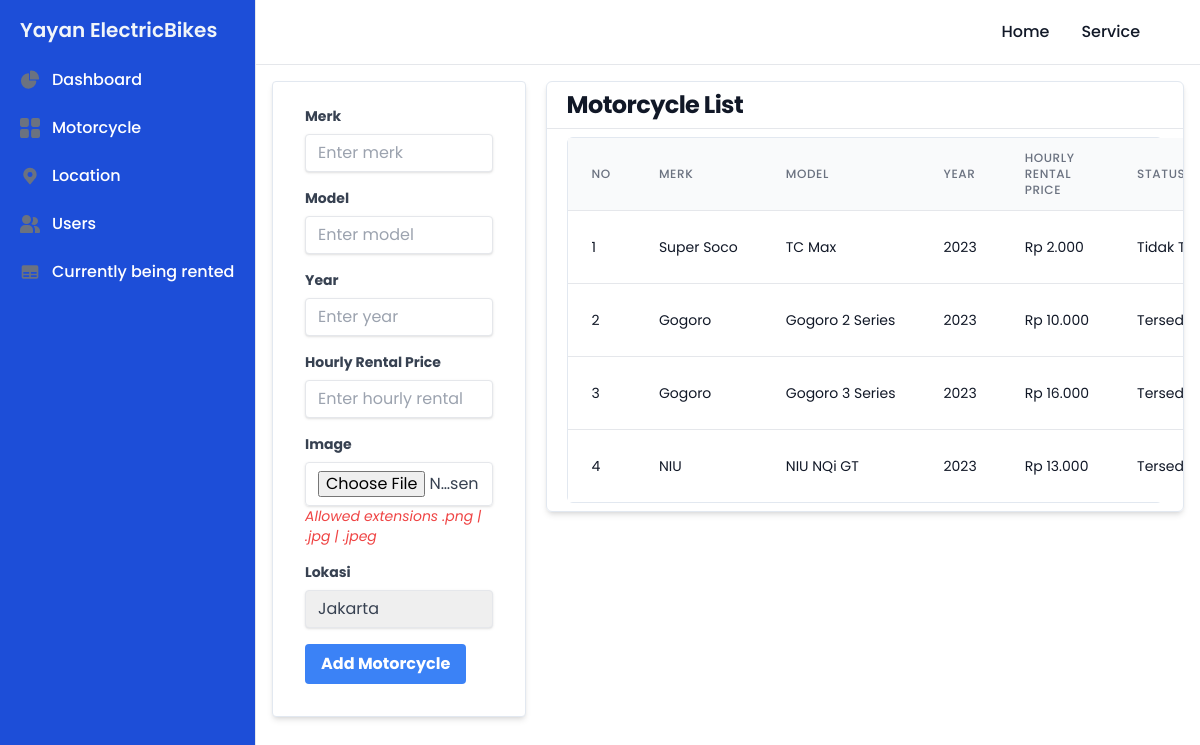
The app's page /motor.php (signed in) with its own data.
### tables this page shows
CREATE TABLE `electric_motorcycles` (
  `motorcycle_id` int(11) NOT NULL,
  `merk` varchar(50) DEFAULT NULL,
  `model` varchar(50) DEFAULT NULL,
  `year` int(11) DEFAULT NULL,
  `hourly_rental_price` decimal(10,0) DEFAULT NULL,
  `image_url` text NOT NULL,
  `status` tinyint(4) DEFAULT 1,
  `location_id` int(11) DEFAULT NULL
);

### app/Database.php (called while the page is built, shortened)
<?php
class Database
{
  private $host = "localhost";
  private $username = "root";
  private $password = "";
  private $database = "sewa_motor";
  public function __construct()
  {
    return $this->conn = new mysqli($this->host, $this->username, $this->password, $this->database);
  }
}

### app/Location.php (called while the page is built, shortened)
<?php
require_once 'Database.php';
class Location extends Database
{
  private $tb_name = "locations";
  public function getLocations()
  {
    $result = $this->conn->query("SELECT * FROM $this->tb_name");
    $rows = [];
    while ($data = mysqli_fetch_assoc($result)) {
      $rows[] = $data;
    }
    return $rows;
  }
}
$Location = new Location();

### app/Motorcycle.php (called while the page is built, shortened)
<?php
require_once 'Database.php';
class Motorcycle extends Database
{
  private $tb_name = "electric_motorcycles";
  public function getMotorcycles()
  {
    $result = $this->conn->query("
    SELECT
        $this->tb_name.*,
        locations.location_name,
        locations.location_address
    FROM
        $this->tb_name
    JOIN
        locations
    ON
        $this->tb_name.location_id = locations.location_id
");
    $rows = [];
    while ($data = mysqli_fetch_assoc($result)) {
      $rows[] = $data;
    }
    return $rows;
  }
  public function getMotorcyclesWithPagination($motorcycle_per_page, $offset)
  {
    $motorcycle_per_page = max(0, (int) $motorcycle_per_page);
    $offset = max(0, (int) $offset);
    $sql = "SELECT
    t.*,
    l.location_name,
    l.location_address
FROM
    $this->tb_name t
JOIN
    locations l
ON
    t.location_id = l.location_id
LIMIT
    $motorcycle_per_page
OFFSET
    $offset;
";
    $result = $this->conn->query($sql);
    $rows = [];
    if ($result->num_rows > 0) {
      while ($data = $result->fetch_assoc()) {
        $rows[] = $data;
      }
    }
    return $rows;
  }
}
$Motorcycle = new Motorcycle();

### motor.php (the view, shortened to what this page needs)
<?php
require_once 'src/layouts/header.php';
require_once 'app/Motorcycle.php';
require_once 'app/Location.php';
$motorcycles = $Motorcycle->getMotorcycles();
$locations = $Location->getLocations();
function formatRupiah($number)
{
  return 'Rp ' . number_format($number, 0, ',', '.');
}
$motorcycles_per_page = 8;
$current_page = isset($_GET['page']) ? (int) $_GET['page'] : 1;
$offset = ($current_page - 1) * $motorcycles_per_page;
$motorcycles = $Motorcycle->getMotorcyclesWithPagination($motorcycles_per_page, $offset);
?>
<div class="p-4 sm:ml-64">
  <div class="flex w-full gap-x-5">
    <div class="w-[30%]">
      <div class="w-full">
        <form class="bg-white shadow-md border border-slate-200 rounded px-8 pt-6 pb-8 mb-4" method="POST"
          enctype="multipart/form-data">
          <div class="mb-4">
            <label class="block text-gray-700 text-sm font-bold mb-2" for="merk">Merk</label>
            <input
              class="shadow appearance-none border rounded w-full py-2 px-3 text-gray-700 leading-tight focus:outline-none focus:shadow-outline"
              id="merk" name="merk" type="text" placeholder="Enter merk">
          </div>
          <div class="mb-4">
            <label class="block text-gray-700 text-sm font-bold mb-2" for="model">Model</label>
            <input
              class="shadow appearance-none border rounded w-full py-2 px-3 text-gray-700 leading-tight focus:outline-none focus:shadow-outline"
              id="model" name="model" type="text" placeholder="Enter model">
          </div>
          <div class="mb-4">
            <label class="block text-gray-700 text-sm font-bold mb-2" for="year">Year</label>
            <input
              class="shadow appearance-none border rounded w-full py-2 px-3 text-gray-700 leading-tight focus:outline-none focus:shadow-outline"
              id="year" name="year" type="number" placeholder="Enter year">
          </div>
          <div class="mb-4">
            <label class="block text-gray-700 text-sm font-bold mb-2" for="hourly_rental_price">Hourly Rental
              Price</label>
            <input
              class="shadow appearance-none border rounded w-full py-2 px-3 text-gray-700 leading-tight focus:outline-none focus:shadow-outline"
              id="hourly_rental_price" name="hourly_rental_price" type="number" placeholder="Enter hourly rental price">
          </div>
          <div class="mb-4">
            <label class="block text-gray-700 text-sm font-bold mb-2" for="image">Image </label>
            <input
              class="shadow appearance-none border rounded w-full py-2 px-3 text-gray-700 leading-tight focus:outline-none focus:shadow-outline"
              id="image" name="image" type="file">
            <p class="text-red-500 text-sm italic">Allowed extensions .png | .jpg | .jpeg</p>
          </div>
          <div class="mb-4">
            <label class="block text-gray-700 text-sm font-bold mb-2" for="location">Lokasi</label>
            <select
              class="shadow appearance-none border rounded w-full py-2 px-3 text-gray-700 leading-tight focus:outline-none focus:shadow-outline"
              id="location" name="location_id">
              <?php foreach ($locations as $location): ?>
                <option value="<?= $location['location_id'] ?>"><?= $location['location_name'] ?></option>
              <?php endforeach; ?>
            </select>
          </div>
          <div class="flex items-center justify-between">
            <button
              class="bg-blue-500 hover:bg-blue-700 text-white font-bold py-2 px-4 rounded focus:outline-none focus:shadow-outline"
              name="add_motorcycles" type="submit">
              Add Motorcycle
            </button>
          </div>
        </form>
      </div>
    </div>
    <div class="w-[70%]">
      <div class="overflow-x-auto border border-slate-200 rounded-md shadow-md">
        <h1 class="text-2xl px-5 py-2 font-bold leading-tight tracking-tight text-gray-900 ">Motorcycle List</h1>
        <hr>
        <div class="mx-5 border border-slate-200 rounded-md my-2">
          <table class="min-w-full divide-y divide-gray-200">
            <thead class="bg-gray-50">
              <tr>
                <th scope="col" class="px-6 py-3 text-left text-xs font-medium text-gray-500 uppercase tracking-wider">
                  No</th>
                <th scope="col" class="px-6 py-3 text-left text-xs font-medium text-gray-500 uppercase tracking-wider">
                  Merk</th>
                <th scope="col" class="px-6 py-3 text-left text-xs font-medium text-gray-500 uppercase tracking-wider">
                  Model</th>
                <th scope="col" class="px-6 py-3 text-left text-xs font-medium text-gray-500 uppercase tracking-wider">
                  Year</th>
                <th scope="col" class="px-6 py-3 text-left text-xs font-medium text-gray-500 uppercase tracking-wider">
                  Hourly Rental Price</th>
                <th scope="col" class="px-6 py-3 text-left text-xs font-medium text-gray-500 uppercase tracking-wider">
                  Status</th>
              </tr>
            </thead>
            <tbody class="bg-white divide-y divide-gray-200">
              <?php $number = ($current_page - 1) * $motorcycles_per_page + 1; ?>
              <?php foreach ($motorcycles as $motorcycle): ?>
                <tr>
                  <td class="px-6 py-4 whitespace-nowrap">
                    <div class="text-sm text-gray-900"><?= $number++ ?></div>
                  </td>
                  <td class="px-6 py-4 whitespace-nowrap">
                    <div class="text-sm text-gray-900"><?= $motorcycle['merk'] ?></div>
                  </td>
                  <td class="px-6 py-4 whitespace-nowrap">
                    <div class="text-sm text-gray-900"><?= $motorcycle['model'] ?></div>
                  </td>
                  <td class="px-6 py-4 whitespace-nowrap">
                    <div class="text-sm text-gray-900"><?= $motorcycle['year'] ?></div>
                  </td>
                  <td class="px-6 py-4 whitespace-nowrap">
                    <div class="text-sm text-gray-900"><?= formatRupiah($motorcycle['hourly_rental_price']) ?></div>
                  </td>
                  <td class="px-6 py-4 whitespace-nowrap">
                    <div class="text-sm text-gray-900"><?= $motorcycle['status'] == 1 ? 'Tersedia' : 'Tidak Tersedia' ?>
                    </div>
                  </td>
                </tr>
              <?php endforeach; ?>
            </tbody>
          </table>
        </div>
      </div>
    </div>
  </div>
</div>
<?php require_once 'src/layouts/footer.php'; ?>

### records on screen
electric_motorcycles: merk "Super Soco", model "TC Max", year "2023", hourly_rental_price "Rp 2.000", status "Tidak…"
electric_motorcycles: merk "Gogoro", model "Gogoro 2 Series", year "2023", hourly_rental_price "Rp 10.000", status "Tersedia"
electric_motorcycles: merk "Gogoro", model "Gogoro 3 Series", year "2023", hourly_rental_price "Rp 16.000", status "Tersedia"
electric_motorcycles: merk "NIU", model "NIU NQi GT", year "2023", hourly_rental_price "Rp 13.000", status "Tersedia"

### other values on screen
form field location_id "Jakarta"
